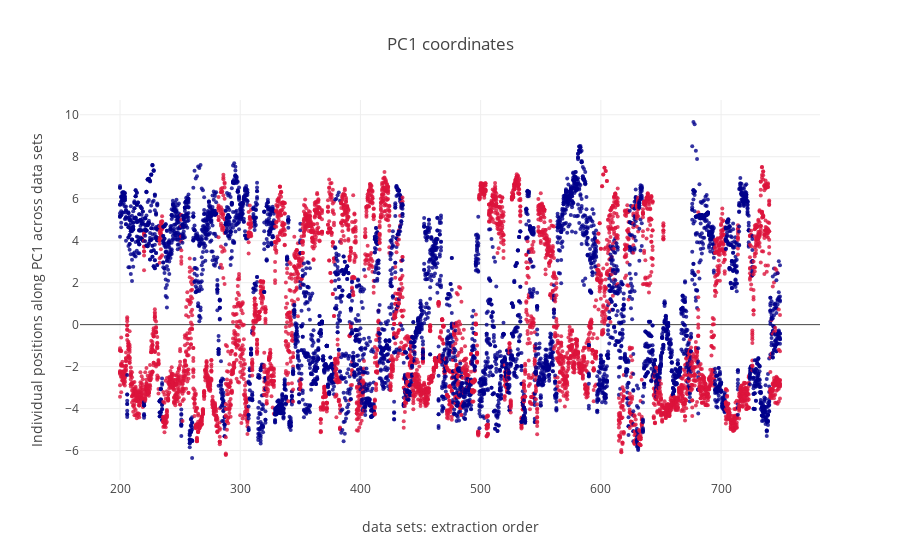

Notebook cell for this chart:
### Markdown cell above
- **iii.** PC sample distribution across data sets queried.

### Code cell
from structure_tools.Tutorial_subplots import PC_analysis_plot

labels_code= labels1
if include_who:
    labels_code= [x for x in labels_code if x in include_who]


PC_analysis_plot(pc_density,pc_coords,labels_code,PCA_color_ref,range_windows= Windows_range,plot_choice= 'coords')

### Figure 1 — Plotly figure (JSON) as saved in the notebook; plotly's stock layout.template omitted (floating-point values rounded to 4 significant figures; data arrays with more than 128 entries replaced by an {"elided": "..."} marker saying what was removed)
{"data": [{"marker": {"color": {"elided": "11000 str values"}, "opacity": 0.8, "size": 4}, "mode": "markers", "type": "scatter", "uid": "d3a3e32a-d998-453b-b9e8-013abcbb4cec", "x": {"elided": "11000 int values"}, "y": {"elided": "11000 float values"}}], "layout": {"title": "PC1 coordinates", "xaxis": {"title": "data sets: extraction order"}, "yaxis": {"title": "Individual positions along PC1 across data sets"}}}
